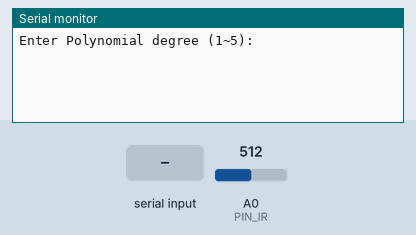
The sketch below on a simulated Arduino Uno, built with avr-gcc and run on an emulated ATmega328P. Shown: the last lines printed to the serial monitor. The test bench sets the inputs (shaded band); at power-on: A0 (PIN_IR) = 512.

Above: at 1.9 s.
2.0 s: "90,45\n" received over Serial
At 2.8 s:
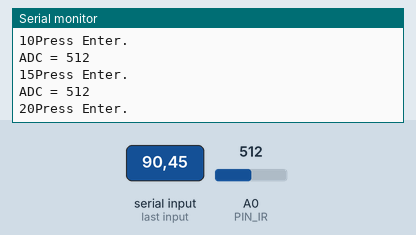
3.5 s: "30,150\n" received over Serial
At 4.1 s:
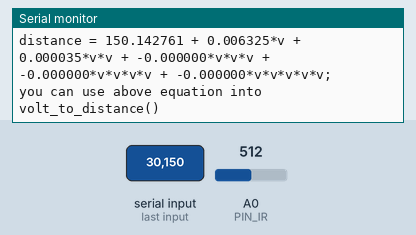
Timing chart, 0 to 6.5 s (numbered marks = the images above; inputs shaded):
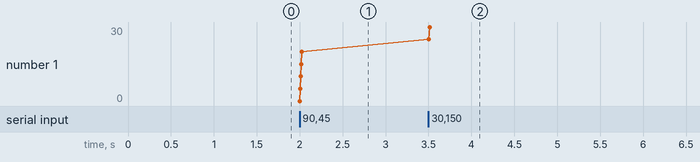

The sketch:

curve_fitting.ino
```cpp
// Arduino pin assignment
#define PIN_IR A0

float volt[20];
float dist[20];
int idx = 0;
int N = 0;

float A[10][10];
float B[10];
float X_coef[10];

float volt_to_distance(unsigned int a_value)
{
  // Replace below line with the equation obtained from nonlinear regression analysis
  return (6762.0 / (a_value - 9) - 4.0) * 10.0;
}

int compare(const void *a, const void *b) {
  return (*(unsigned int *)a - *(unsigned int *)b);
}

unsigned int ir_sensor_filtered(unsigned int n, float position, int verbose)
{
  unsigned int *ir_val, ret_val;

  if (n == 0 || n > 200) return 0;
  if (position > 1.0) position = 1.0;
  if (position == 1.0) position = 0.999;

  ir_val = (unsigned int *)malloc(sizeof(unsigned int) * n);
  if (ir_val == NULL) return 0;

  for (int i = 0; i < n; i++) {
    ir_val[i] = analogRead(PIN_IR);
  }

  qsort(ir_val, n, sizeof(unsigned int), compare);
  ret_val = ir_val[(unsigned int)(n * position)];

  free(ir_val);
  return ret_val;
}

// 연립방정식 해 풀기
void gaussian(int n) {
  for (int i = 0; i < n; i++) {

    if (A[i][i] == 0) {
      for (int r = i + 1; r < n; r++) {
        if (A[r][i] != 0) {
          for (int c = 0; c < n; c++) {
            float tmp = A[i][c];
            A[i][c] = A[r][c];
            A[r][c] = tmp;
          }
          float tmp2 = B[i];
          B[i] = B[r];
          B[r] = tmp2;
          break;
        }
      }
    }

    float pivot = A[i][i];
    if (pivot == 0) continue;

    for (int c = 0; c < n; c++) A[i][c] /= pivot;
    B[i] /= pivot;

    for (int r = i + 1; r < n; r++) {
      float factor = A[r][i];
      for (int c = 0; c < n; c++) {
        A[r][c] -= factor * A[i][c];
      }
      B[r] -= factor * B[i];
    }
  }

  for (int i = n - 1; i >= 0; i--) {
    float sum = B[i];
    for (int c = i + 1; c < n; c++) sum -= A[i][c] * X_coef[c];
    X_coef[i] = sum;
  }
}

// 다항식 curve fitting을 실제로 수행하는 핵심 함수
void polynomialRegression(int degree) {
  int m = degree + 1;

  for (int i = 0; i < m; i++) {
    for (int j = 0; j < m; j++) A[i][j] = 0;
    B[i] = 0;
  }

  float S[20] = {0};

  for (int k = 0; k <= 2 * degree; k++) {
    float sum = 0;
    for (int i = 0; i < N; i++) sum += pow(volt[i], k);
    S[k] = sum;
  }

  for (int r = 0; r < m; r++)
    for (int c = 0; c < m; c++)
      A[r][c] = S[r + c];

  for (int r = 0; r < m; r++) {
    float sum = 0;
    for (int i = 0; i < N; i++)
      sum += dist[i] * pow(volt[i], r);
    B[r] = sum;
  }

  gaussian(m);
}

void setup()
{
  Serial.begin(1000000);  // initialize serial port
  delay(1000);
  // 차수 입력받기
  Serial.print("Enter Polynomial degree (1~5): ");
  while (!Serial.available());
  // 입력받은 차수 degree 변수에 저장
  int degree = Serial.parseInt();
  if (degree < 1) degree = 1;
  if (degree > 5) degree = 5;

  Serial.print("Selected Polynomial degree : ");

  Serial.println(degree);

  Serial.println("\nPress Enter after moving ball.\n");

  for (int d = 0; d <= 30; d += 5) {
    Serial.print(d); Serial.println("Press Enter.");

    while (!Serial.available());
    // 엔터 키가 들어올 때까지 기다림 , 엔터를 받으면 바로 센서를 측정함
    Serial.read();
    // 노이즈 제거, n번 반복 측정, 정렬해서 중간값 반환

    unsigned int filtered = ir_sensor_filtered(50, 0.5, 0);
    // 그 값을 volt[] 배열에 저장하고, 동시에 해당 거리도 dist[]에 저장해서 curve fitting 할 수 있는 데이터 테이블 만듦

    volt[idx] = filtered;
    dist[idx] = d * 10.0;
    idx++;
    N++;

    Serial.print("ADC = ");
    Serial.println(filtered);
}

  polynomialRegression(degree);

  Serial.print("distance = "); // 최종 equation 출력
  for (int i = 0; i <= degree; i++) {
    Serial.print(X_coef[i], 6);
    if (i >= 1) Serial.print("*v");
    if (i >= 2) {
      for (int k = 2; k <= i; k++) Serial.print("*v");
    }
    if (i != degree) Serial.print(" + ");
  }
  Serial.println(";");
  Serial.println("you can use above equation into volt_to_distance()");
} // end setup()

void loop() {
  // do nothing
}
```

Measured:
- after the input at 2.0 s, the serial monitor: prints a new line at once (image 1)
- after the input at 3.5 s, the serial monitor: prints a new line at once (image 2)
- plotted number 1: 20 → 30 after the input at 3.5 s
